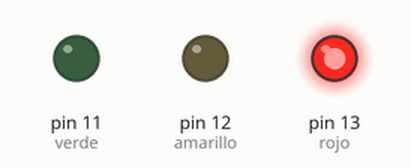
Bench run of a sketch on a simulated Arduino Uno, built with avr-gcc and run on an emulated ATmega328P. On the bench: output pins drawn as LEDs (lit = HIGH).

Above: at 2.0 s.
At 5.0 s:
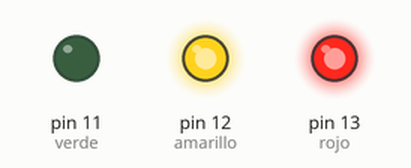
At 8.0 s:
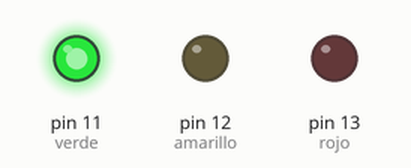
At 11.0 s:
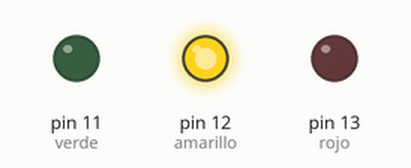
Timing chart, 0 to 15.6 s (numbered marks = the images above):
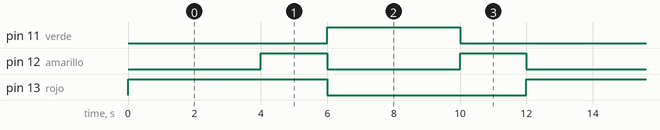

Measured:
- by itself, pin 11 (verde): alternates HIGH for 4.0 s and LOW for 8.0 s
- by itself, pin 12 (amarillo): alternates HIGH for 2.0 s and LOW for 4.0 s
- by itself, pin 13 (rojo): alternates HIGH for 6.0 s and LOW for 6.0 s

The sketch:

semaforo.ino
```cpp
#define rojo      13
#define amarillo  12
#define verde     11

void setup()
{
 pinMode(rojo,OUTPUT);
 pinMode(amarillo,OUTPUT);
 pinMode(verde,OUTPUT);

 digitalWrite(rojo,LOW);
 digitalWrite(amarillo,LOW);
 digitalWrite(verde,LOW);
}

void loop()
{
 digitalWrite(rojo,HIGH);
 digitalWrite(amarillo,LOW);
 digitalWrite(verde,LOW);
 delay(4000);

 digitalWrite(rojo,HIGH);
 digitalWrite(amarillo,HIGH);
 digitalWrite(verde,LOW);
 delay(2000);

 digitalWrite(rojo,LOW);
 digitalWrite(amarillo,LOW);
 digitalWrite(verde,HIGH);
 delay(4000);

 digitalWrite(rojo,LOW);
 digitalWrite(amarillo,HIGH);
 digitalWrite(verde,LOW);
 delay(2000);
}
```
